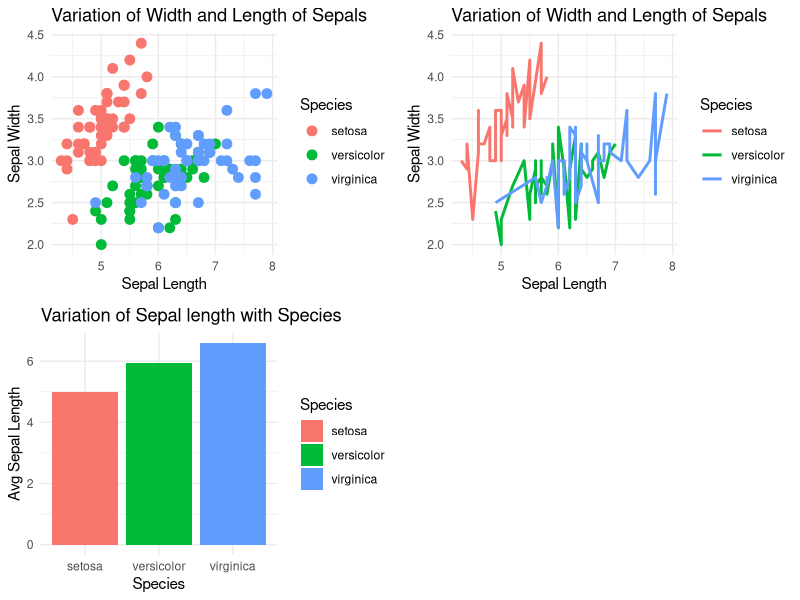

The R script that drew this image:
library(ggplot2)
library(dplyr)

data(iris)
file <- iris

# Calculate average values for each species
species_summary <- file %>%
  group_by(Species) %>%
  summarise(
    Avg_Sepal_Length = mean(Sepal.Length),
    Avg_Sepal_Width = mean(Sepal.Width)
  )

# Scatter plot
scatter_plot <- ggplot(file, aes(x = Sepal.Length, y = Sepal.Width, col = Species)) +
  geom_point(size = 3) +
  labs(title = "Variation of Width and Length of Sepals", x = "Sepal Length", y = "Sepal Width")

# Line plot
line_plot <- ggplot(file, aes(x = Sepal.Length, y = Sepal.Width, col = Species, group = Species)) +
  geom_line(size = 1) +
  labs(title = "Variation of Width and Length of Sepals", x = "Sepal Length", y = "Sepal Width")

# Bar plot
bar_plot <- ggplot(species_summary, aes(x = Species, y = Avg_Sepal_Length, fill = Species)) +
  geom_bar(stat = "identity") +
  labs(title = "Variation of Sepal length with Species", x = "Species", y = "Avg Sepal Length") +
  theme(axis.text.x = element_text(angle = 45, hjust = 1))  # Rotate x-axis labels

# Combine plots using facet_wrap
combined_plot <- list(scatter_plot, line_plot, bar_plot) %>%
  purrr::map(~ . + theme_minimal()) %>%
  cowplot::plot_grid(plotlist = ., ncol = 2)

# Display the combined plot
print(combined_plot)
